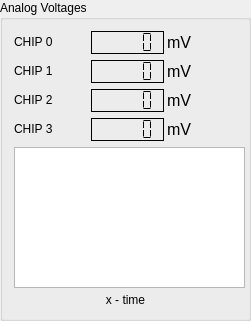
       <widget class="QGroupBox" name="groupBox_3">
        <property name="geometry">
         <rect>
          <x>280</x>
          <y>10</y>
          <width>251</width>
          <height>321</height>
         </rect>
        </property>
        <property name="minimumSize">
         <size>
          <width>251</width>
          <height>321</height>
         </size>
        </property>
        <property name="maximumSize">
         <size>
          <width>251</width>
          <height>321</height>
         </size>
        </property>
        <property name="title">
         <string>Analog Voltages</string>
        </property>
        <layout class="QVBoxLayout" name="verticalLayout_3">
         <item>
          <layout class="QGridLayout" name="gridLayout_6">
           <item row="0" column="1">
            <widget class="QLCDNumber" name="lcdNumber_6">
             <property name="minimumSize">
              <size>
               <width>73</width>
               <height>23</height>
              </size>
             </property>
             <property name="maximumSize">
              <size>
               <width>73</width>
               <height>23</height>
              </size>
             </property>
             <property name="font">
              <font>
               <underline>false</underline>
              </font>
             </property>
             <property name="frameShape">
              <enum>QFrame::Box</enum>
             </property>
             <property name="frameShadow">
              <enum>QFrame::Plain</enum>
             </property>
             <property name="lineWidth">
              <number>1</number>
             </property>
             <property name="midLineWidth">
              <number>0</number>
             </property>
             <property name="smallDecimalPoint">
              <bool>false</bool>
             </property>
             <property name="segmentStyle">
              <enum>QLCDNumber::Flat</enum>
             </property>
            </widget>
           </item>
           <item row="3" column="1">
            <widget class="QLCDNumber" name="lcdNumber_9">
             <property name="minimumSize">
              <size>
               <width>73</width>
               <height>23</height>
              </size>
             </property>
             <property name="maximumSize">
              <size>
               <width>73</width>
               <height>23</height>
              </size>
             </property>
             <property name="font">
              <font>
               <underline>false</underline>
              </font>
             </property>
             <property name="frameShape">
              <enum>QFrame::Box</enum>
             </property>
             <property name="frameShadow">
              <enum>QFrame::Plain</enum>
             </property>
             <property name="lineWidth">
              <number>1</number>
             </property>
             <property name="midLineWidth">
              <number>0</number>
             </property>
             <property name="smallDecimalPoint">
              <bool>false</bool>
             </property>
             <property name="segmentStyle">
              <enum>QLCDNumber::Flat</enum>
             </property>
            </widget>
           </item>
           <item row="1" column="0">
            <widget class="QLabel" name="label_18">
             <property name="minimumSize">
              <size>
               <width>72</width>
               <height>23</height>
              </size>
             </property>
             <property name="maximumSize">
              <size>
               <width>72</width>
               <height>23</height>
              </size>
             </property>
             <property name="text">
              <string>&lt;html&gt;&lt;head/&gt;&lt;body&gt;&lt;p&gt;CHIP 1&lt;/p&gt;&lt;/body&gt;&lt;/html&gt;</string>
             </property>
            </widget>
           </item>
           <item row="3" column="0">
            <widget class="QLabel" name="label_20">
             <property name="minimumSize">
              <size>
               <width>72</width>
               <height>23</height>
              </size>
             </property>
             <property name="maximumSize">
              <size>
               <width>72</width>
               <height>23</height>
              </size>
             </property>
             <property name="text">
              <string>&lt;html&gt;&lt;head/&gt;&lt;body&gt;&lt;p&gt;CHIP 3&lt;/p&gt;&lt;/body&gt;&lt;/html&gt;</string>
             </property>
            </widget>
           </item>
           <item row="2" column="0">
            <widget class="QLabel" name="label_19">
             <property name="minimumSize">
              <size>
               <width>72</width>
               <height>23</height>
              </size>
             </property>
             <property name="maximumSize">
              <size>
               <width>72</width>
               <height>23</height>
              </size>
             </property>
             <property name="text">
              <string>&lt;html&gt;&lt;head/&gt;&lt;body&gt;&lt;p&gt;CHIP 2&lt;/p&gt;&lt;/body&gt;&lt;/html&gt;</string>
             </property>
            </widget>
           </item>
           <item row="2" column="1">
            <widget class="QLCDNumber" name="lcdNumber_8">
             <property name="minimumSize">
              <size>
               <width>73</width>
               <height>23</height>
              </size>
             </property>
             <property name="maximumSize">
              <size>
               <width>73</width>
               <height>23</height>
              </size>
             </property>
             <property name="font">
              <font>
               <underline>false</underline>
              </font>
             </property>
             <property name="frameShape">
              <enum>QFrame::Box</enum>
             </property>
             <property name="frameShadow">
              <enum>QFrame::Plain</enum>
             </property>
             <property name="lineWidth">
              <number>1</number>
             </property>
             <property name="midLineWidth">
              <number>0</number>
             </property>
             <property name="smallDecimalPoint">
              <bool>false</bool>
             </property>
             <property name="segmentStyle">
              <enum>QLCDNumber::Flat</enum>
             </property>
            </widget>
           </item>
           <item row="1" column="1">
            <widget class="QLCDNumber" name="lcdNumber_7">
             <property name="minimumSize">
              <size>
               <width>73</width>
               <height>23</height>
              </size>
             </property>
             <property name="maximumSize">
              <size>
               <width>73</width>
               <height>23</height>
              </size>
             </property>
             <property name="font">
              <font>
               <underline>false</underline>
              </font>
             </property>
             <property name="frameShape">
              <enum>QFrame::Box</enum>
             </property>
             <property name="frameShadow">
              <enum>QFrame::Plain</enum>
             </property>
             <property name="lineWidth">
              <number>1</number>
             </property>
             <property name="midLineWidth">
              <number>0</number>
             </property>
             <property name="smallDecimalPoint">
              <bool>false</bool>
             </property>
             <property name="segmentStyle">
              <enum>QLCDNumber::Flat</enum>
             </property>
            </widget>
           </item>
           <item row="2" column="2">
            <widget class="QLabel" name="label_23">
             <property name="minimumSize">
              <size>
               <width>72</width>
               <height>23</height>
              </size>
             </property>
             <property name="maximumSize">
              <size>
               <width>72</width>
               <height>23</height>
              </size>
             </property>
             <property name="text">
              <string>&lt;html&gt;&lt;head/&gt;&lt;body&gt;&lt;p&gt;&lt;span style=&quot; font-size:12pt;&quot;&gt;mV&lt;/span&gt;&lt;/p&gt;&lt;/body&gt;&lt;/html&gt;</string>
             </property>
            </widget>
           </item>
           <item row="0" column="2">
            <widget class="QLabel" name="label_21">
             <property name="minimumSize">
              <size>
               <width>72</width>
               <height>23</height>
              </size>
             </property>
             <property name="maximumSize">
              <size>
               <width>72</width>
               <height>23</height>
              </size>
             </property>
             <property name="text">
              <string>&lt;html&gt;&lt;head/&gt;&lt;body&gt;&lt;p&gt;&lt;span style=&quot; font-size:12pt;&quot;&gt;mV&lt;/span&gt;&lt;/p&gt;&lt;/body&gt;&lt;/html&gt;</string>
             </property>
            </widget>
           </item>
           <item row="1" column="2">
            <widget class="QLabel" name="label_22">
             <property name="minimumSize">
              <size>
               <width>72</width>
               <height>23</height>
              </size>
             </property>
             <property name="maximumSize">
              <size>
               <width>72</width>
               <height>23</height>
              </size>
             </property>
             <property name="text">
              <string>&lt;html&gt;&lt;head/&gt;&lt;body&gt;&lt;p&gt;&lt;span style=&quot; font-size:12pt;&quot;&gt;mV&lt;/span&gt;&lt;/p&gt;&lt;/body&gt;&lt;/html&gt;</string>
             </property>
            </widget>
           </item>
           <item row="3" column="2">
            <widget class="QLabel" name="label_24">
             <property name="minimumSize">
              <size>
               <width>72</width>
               <height>23</height>
              </size>
             </property>
             <property name="maximumSize">
              <size>
               <width>72</width>
               <height>23</height>
              </size>
             </property>
             <property name="text">
              <string>&lt;html&gt;&lt;head/&gt;&lt;body&gt;&lt;p&gt;&lt;span style=&quot; font-size:12pt;&quot;&gt;mV&lt;/span&gt;&lt;/p&gt;&lt;/body&gt;&lt;/html&gt;</string>
             </property>
            </widget>
           </item>
           <item row="0" column="0">
            <widget class="QLabel" name="label_17">
             <property name="minimumSize">
              <size>
               <width>72</width>
               <height>23</height>
              </size>
             </property>
             <property name="maximumSize">
              <size>
               <width>72</width>
               <height>23</height>
              </size>
             </property>
             <property name="text">
              <string>&lt;html&gt;&lt;head/&gt;&lt;body&gt;&lt;p&gt;CHIP 0&lt;/p&gt;&lt;/body&gt;&lt;/html&gt;</string>
             </property>
            </widget>
           </item>
          </layout>
         </item>
         <item>
          <widget class="PlotWidget" name="graphicsView_3">
           <property name="minimumSize">
            <size>
             <width>231</width>
             <height>141</height>
            </size>
           </property>
           <property name="maximumSize">
            <size>
             <width>231</width>
             <height>141</height>
            </size>
           </property>
          </widget>
         </item>
         <item>
          <widget class="QLabel" name="label_25">
           <property name="text">
            <string>&lt;html&gt;&lt;head/&gt;&lt;body&gt;&lt;p align=&quot;center&quot;&gt;x - time&lt;/p&gt;&lt;/body&gt;&lt;/html&gt;</string>
           </property>
          </widget>
         </item>
        </layout>
       </widget>
